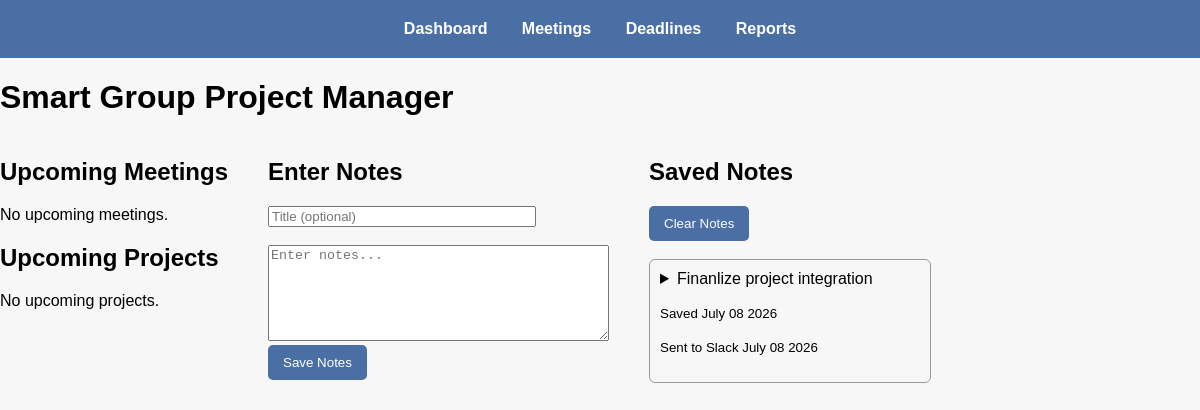
Before: / with the older database file.
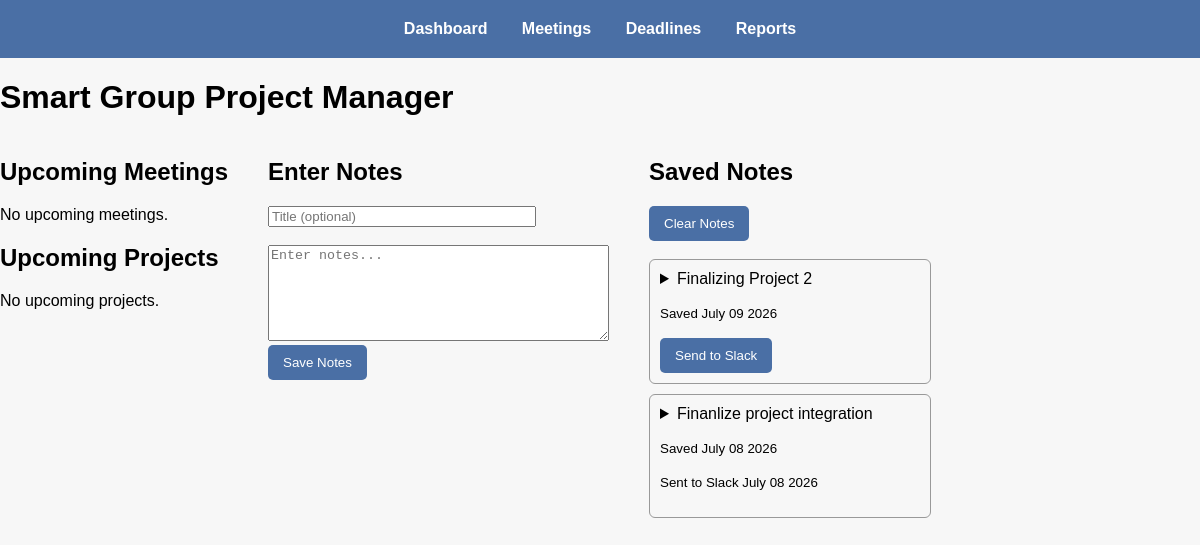
After: the same page with the newer database file.
### tables this page shows
CREATE TABLE meeting_notes (
            id INTEGER PRIMARY KEY AUTOINCREMENT,
            meeting_title TEXT NOT NULL,
            meeting_time TEXT NOT NULL,
            notes TEXT NOT NULL,
            created_at TEXT NOT NULL
        , meeting_id INTEGER, sent_at TEXT);

### app.py (the view, shortened to what this page needs)
@app.route("/")
def home():
    logs = database.get_notification_logs()
    meetings_from_db = []
    deadlines_from_db = []
    available_calendars = []
    show_picker = False
    return render_template(
        "dashboard.html",
        logs=logs,
        meetings=meetings_from_db,
        deadlines=deadlines_from_db,
        show_picker=show_picker,
        available_calendars=available_calendars,
        saved_notes=database.get_general_notes()
    )

### app.py (called while the page is built)
@app.template_filter("pretty_date")
def pretty_date(value):
    try:
        return datetime.fromisoformat(value.replace("Z", "+00:00")).strftime("%B %d %Y")
    except (ValueError, AttributeError):
        return value

### database.py (called while the page is built)
def get_connection():
    conn = sqlite3.connect(DB_PATH)
    conn.row_factory = sqlite3.Row
    return conn

def get_general_notes():
    conn = get_connection()
    rows = conn.execute(
        "SELECT * FROM meeting_notes WHERE meeting_id IS NULL ORDER BY created_at DESC"
    ).fetchall()
    conn.close()
    return [dict(row) for row in rows]

def get_notification_logs(limit=20):
    conn = get_connection()
    rows = conn.execute(
        "SELECT * FROM notification_log ORDER BY id DESC LIMIT ?", (limit,)
    ).fetchall()
    conn.close()
    return [dict(row) for row in rows]

### templates/dashboard.html (shortened to what this page needs)
<!DOCTYPE html>
<html lang="en">
<head>
    <link rel="stylesheet" href="{{ url_for('static', filename='style.css') }}">
</head>
<body>
<header class="top-nav">
    <nav>
        <a href="{{ url_for('home') }}">Dashboard</a>
        <a href="{{ url_for('meetings') }}">Meetings</a>
        <a href="{{ url_for('deadlines') }}">Deadlines</a>
        <a href="{{ url_for('reports') }}">Reports</a>
    </nav>
</header>
<h1>Smart Group Project Manager</h1>
{% if show_picker %}
<h2>Which calendar should we pull from?</h2>
<p>This can only be set once, so pick carefully.</p>
{% if available_calendars %}
<form method="POST" action="{{ url_for('select_calendar') }}">
    {% for calendar in available_calendars %}
    <div>
        <label>
            <input type="radio" name="calendar_id" value="{{ calendar.id }}" required>
            {{ calendar.name }}
        </label>
    </div>
    {% endfor %}
    <button type="submit">Use this calendar</button>
</form>
{% else %}
<p>No calendars found on this Google account.</p>
{% endif %}
{% else %}
<div style="display: flex; gap: 40px; margin-top: 20px;">
    <div>
        <h2>Upcoming Meetings</h2>
        {% if meetings %}
            <ul>
                {% for meeting in meetings %}
                    <li>{{ meeting.title }} — {{ meeting.start_time }}</li>
                {% endfor %}
            </ul>
        {% else %}
            <p>No upcoming meetings.</p>
        {% endif %}
        <h2>Upcoming Projects</h2>
        {% if deadlines %}
            <ul>
                {% for deadline in deadlines %}
                    <li>{{ deadline.title }} — Due {{ deadline.due_time | pretty_date }}</li>
                {% endfor %}
            </ul>
        {% else %}
            <p>No upcoming projects.</p>
        {% endif %}
    </div>
    <div>
        <h2>Enter Notes</h2>
        <form method="POST" action="{{ url_for('add_note') }}">
            <input type="text" name="title" placeholder="Title (optional)" style="width: 260px;">
            <br><br>
            <textarea name="notes" rows="6" cols="40" placeholder="Enter notes..." required></textarea>
            <br>
            <button type="submit">Save Notes</button>
        </form>
    </div>
    <div>
        <h2>Saved Notes</h2>
        <form method="POST" action="{{ url_for('clear_notes') }}">
            <button type="submit">Clear Notes</button>
        </form>
        <br>
        {% if saved_notes %}
            {% for note in saved_notes %}
            <div style="border: 1px solid #999; border-radius: 6px; padding: 10px; margin-bottom: 10px; width: 260px;">
                <details>
                    <summary>{{ note.meeting_title }}</summary>
                </details>
                <p><small>Saved {{ note.created_at | pretty_date }}</small></p>
                {% if note.sent_at %}
                    <p><small>Sent to Slack {{ note.sent_at | pretty_date }}</small></p>
                {% else %}
                    <form method="POST" action="{{ url_for('send_note_to_slack', note_id=note.id) }}">
                        <button type="submit">Send to Slack</button>
                    </form>
                {% endif %}
            </div>
            {% endfor %}
        {% else %}
            <p>No saved notes yet.</p>
        {% endif %}
    </div>
</div>
{% endif %}
</body>
</html>

### static/style.css (style rules this page uses)
body { font-family: Arial, sans-serif; background: #f7f7f7; margin: 0; padding: 0; }
.top-nav { background: #4a6fa5; color: white; padding: 20px; text-align: center; }
.top-nav nav a { color: white; margin: 0 15px; text-decoration: none; font-weight: bold; }
button { background: #4a6fa5; color: white; padding: 10px 15px; border: none; border-radius: 5px; cursor: pointer; }

Changed rows visible on the page:
added meeting_notes: meeting_title "Finalizing Project 2", created_at|pretty_date "July 09 2026"
